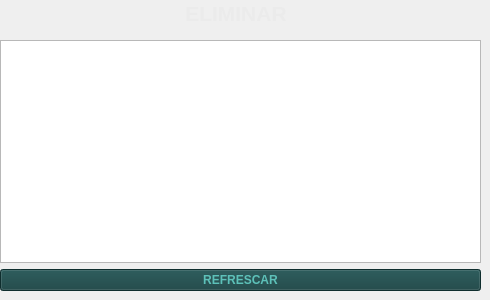
           <widget class="QWidget" name="tab_17">
            <attribute name="icon">
             <iconset>
              <normaloff>assets/SpotyUI/Eliminar.png</normaloff>assets/SpotyUI/Eliminar.png</iconset>
            </attribute>
            <attribute name="title">
             <string/>
            </attribute>
            <widget class="QWidget" name="layoutWidget_23">
             <property name="geometry">
              <rect>
               <x>0</x>
               <y>0</y>
               <width>471</width>
               <height>27</height>
              </rect>
             </property>
             <layout class="QHBoxLayout" name="horizontalLayout_15">
              <item>
               <spacer name="horizontalSpacer_32">
                <property name="orientation">
                 <enum>Qt::Horizontal</enum>
                </property>
                <property name="sizeHint" stdset="0">
                 <size>
                  <width>40</width>
                  <height>20</height>
                 </size>
                </property>
               </spacer>
              </item>
              <item>
               <widget class="QLabel" name="label_30">
                <property name="font">
                 <font>
                  <pointsize>16</pointsize>
                  <weight>75</weight>
                  <bold>true</bold>
                 </font>
                </property>
                <property name="styleSheet">
                 <string notr="true">color: rgb(235, 235, 235);</string>
                </property>
                <property name="text">
                 <string>ELIMINAR</string>
                </property>
                <property name="alignment">
                 <set>Qt::AlignCenter</set>
                </property>
               </widget>
              </item>
              <item>
               <spacer name="horizontalSpacer_33">
                <property name="orientation">
                 <enum>Qt::Horizontal</enum>
                </property>
                <property name="sizeHint" stdset="0">
                 <size>
                  <width>40</width>
                  <height>20</height>
                 </size>
                </property>
               </spacer>
              </item>
             </layout>
            </widget>
            <widget class="QWidget" name="layoutWidget_24">
             <property name="geometry">
              <rect>
               <x>0</x>
               <y>40</y>
               <width>481</width>
               <height>251</height>
              </rect>
             </property>
             <layout class="QVBoxLayout" name="verticalLayout_13">
              <item>
               <widget class="QTableView" name="BorrarTable_3">
                <property name="font">
                 <font>
                  <weight>75</weight>
                  <bold>true</bold>
                 </font>
                </property>
                <property name="styleSheet">
                 <string notr="true">background-color: rgb(93, 193, 185);
border-color: rgb(0, 0, 0);
selection-background-color: rgb(21, 65, 65);
color: rgb(11, 31, 31);
border-top-color: rgb(11, 31, 31);
gridline-color: rgb(11, 31, 31);
selection-color: rgb(187, 191, 179);
QHeaderView::section { 
			background-color: #0b1f1f 
	}</string>
                </property>
                <attribute name="horizontalHeaderDefaultSectionSize">
                 <number>119</number>
                </attribute>
               </widget>
              </item>
              <item>
               <widget class="QPushButton" name="BorrarRefresh_3">
                <property name="font">
                 <font>
                  <pointsize>9</pointsize>
                  <weight>75</weight>
                  <bold>true</bold>
                 </font>
                </property>
                <property name="styleSheet">
                 <string notr="true">color: rgb(93, 193, 185);
background-color: #154141;</string>
                </property>
                <property name="text">
                 <string>REFRESCAR</string>
                </property>
               </widget>
              </item>
             </layout>
            </widget>
           </widget>
